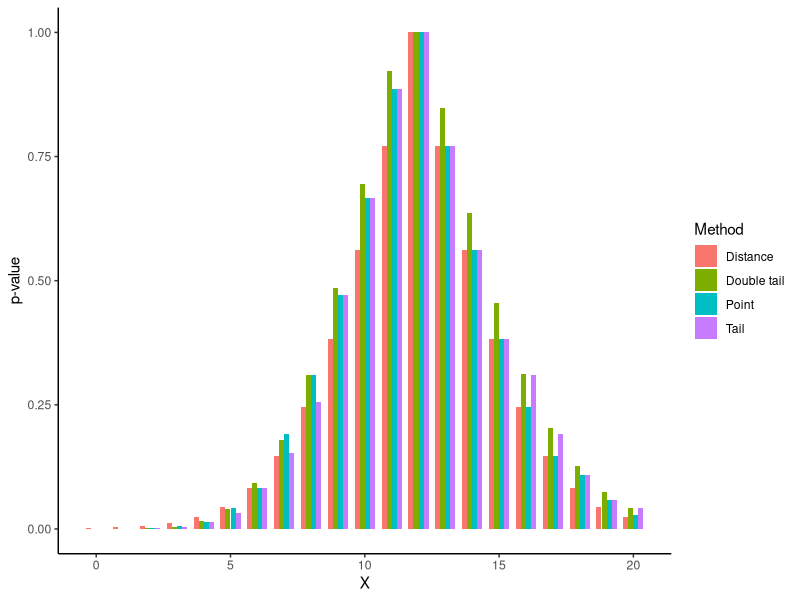

The R script that drew this image:
## ---- chunk 1
library(ggplot2)
library(reshape2)
library(tidyverse)
## ---- chunk 2
dmodel <- function(x, mu){
  dpois(x, mu)
}

pmodel <- function(x, mu){
  ppois(x, mu)
}

## ---- chunk 3
p_val_a <- function(x, mu){
  pr_tail_l = pmodel(x, mu)
  ## Use 1 - tail prob but add point prob
  pr_tail_r = 1 - pr_tail_l + dmodel(x, mu)
  
  p_val = 2 * min(pr_tail_l, pr_tail_r, 1/2)
  p_val
}

p_val_b <- function(x, mu){
  # Implementation assumes a decreasing point probability P(X = x) for increasing x after the mean value has passed
  W_x = dmodel(x, mu)
  p_val = 1
  y = 0
  cond = TRUE
  while(cond){
    W_y = dmodel(y, mu)
    if(W_y > W_x){
      p_y = W_y
      p_val = p_val - p_y
    }
    else{
      less_than_mean = (y > mu)
      cond = !less_than_mean
    }
    # Preparing next round
    y = y +1
  }
  p_val
}

p_val_c <- function(x, mu){
  p_tail_l = pmodel(x, mu)
  p_tail_r = 1- p_tail_l + dmodel(x, mu)
  epsilon = 1e-8
  
  if (p_tail_l < p_tail_r + epsilon){
    # Since the right tail has infinite support we must suggest a low enough tail value
    y_sugg = ceiling(2*mu)
    sugg_tail = 1 - pmodel(y_sugg, mu) # this will give P(X > y), i.e. P(X geq y-1)
    while(sugg_tail > p_tail_l){
      y_sugg = ceiling(2*y_sugg)
      sugg_tail = 1 - pmodel(y_sugg, mu) # this will give P(X > y), i.e. P(X geq y-1)
    }
    # After a low enough value is reached we calculate the highest smaller right tail compared to the left tail
    right_tail = max_lower_tail(y_sugg, sugg_tail, p_tail_l, mu)
    p_val = p_tail_l + right_tail
  }
  else{
    # For a left tail we can start at 0 and find the highest smaller left tail
    left_tail = max_lower_tail(0, 0, p_tail_r, mu, left_tail = TRUE)
    p_val = p_tail_r +  left_tail
  }
  if(p_val > 1){ # If the distrbution is symmetric it will count the central event twice.
    return(1)
  }
  p_val
}

max_lower_tail <- function(y_next, tail_y, W_x, mu, left_tail = FALSE, epsilon = 1e-8){
  sugg = tail_y
  y = y_next
    while(sugg < W_x + epsilon){
      tail_y = sugg # Accept suggestion
      add = dmodel(y, mu) # Calculate new point mass to be added
      sugg = sugg + add # Propose new suggestion
      if(left_tail){
        y = y + 1
      }
      else{
        y = y - 1 
      }
    }
  tail_y
}

p_val_d <- function(x, mu) {
  exp_val = mu
  W_x = abs(x - mu)
  
  r = mu + W_x
  l = mu - W_x
  if(l < 1){
    p_val = 1 - ppois(r-1, mu)
    return(p_val)
  }
  p_val = 1 - ppois(r-1, mu) + ppois(l-1, mu)
  p_val
}

## ---- chunk 4
# Test functions for the tail method
p_val_a(3, 3)
p_val_a(5, 3)

p_val_b(3, 3)
p_val_b(5, 3)

print("____")
W_x = ppois(3, 5)

W_x

1- ppois(10, 5)

max_lower_tail(10, 1-ppois(10, 5), W_x, 5, left_tail = FALSE)

print("-----")
W_x = 1-ppois(7, 5)

W_x

ppois(0, 5)


max_lower_tail(1, ppois(0, 5), W_x, 5, left_tail = TRUE)

print("____")
## ---- chunk 5
p_val_c(3, 3)
p_val_c(5, 3)
## ---- chunk 6
p_val_d(3, 3)

p_val_d(5, 3)
## ---- chunk 7
comparison_p_vals <- function(mu, n){
  p_a = NULL
  p_b = NULL
  p_c = NULL
  p_d = NULL

  for(i in 0:n){
    p_a = c(p_a, p_val_a(i, mu))
    p_b = c(p_b, p_val_b(i, mu))
    p_c = c(p_c, p_val_c(i, mu))
    p_d = c(p_d, p_val_d(i, mu))
  }
  
  df <- data.frame(p_a, p_b, p_c, p_d)
  colnames(df) <- c("Double tail", "Point", "Tail", "Distance")  #Added zero width space for "Double tail" to be shown first in plot
  df["x_val"] <- 0:n
  
  df
}

df <- comparison_p_vals(12, 20)

df %>%
  pivot_longer(-x_val, names_to = "Method", values_to = "P") %>%
  ggplot(aes(x = x_val, y = P, fill = Method), xlab = "Method") +
  geom_bar(stat = "identity", width = .75, position = "dodge") + 
  theme_classic()+
  labs(x = "X", y = "p-value")
## ---- chunk 8
power_calc_poisson_null_hyp_true <- function(method, mu, a){
  power = 1
  n = 3*mu
  for(x in 0:n){
    p_val = method(x, mu)
    if(p_val > a){
      power = power - dmodel(x, mu)
    }
  }
  power
}

power_calc_poisson_null_hyp_true(p_val_b, 10, .05)
## ---- chunk 9
